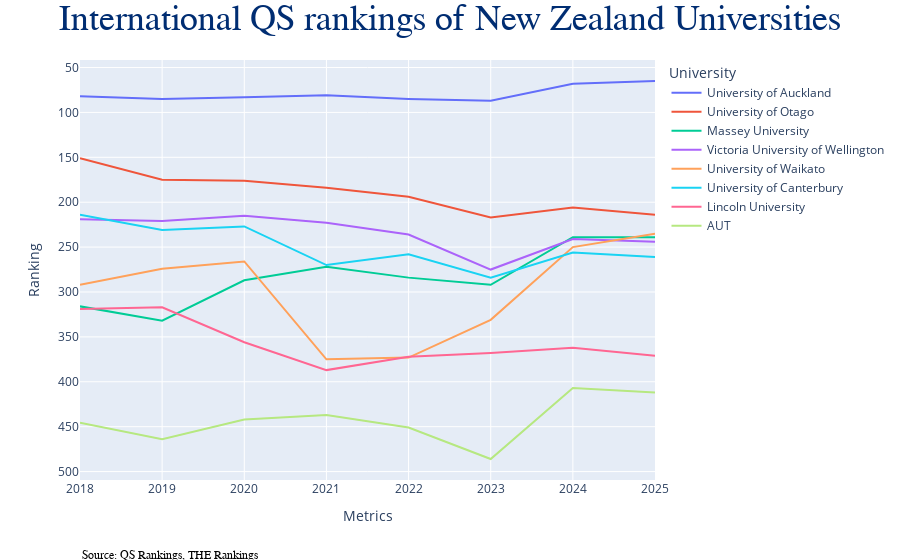

Notebook cell for this chart:
### Markdown cell above
# LINE CHART FOR RANKINGS

### Code cell
df = pd.read_csv('data.csv',
                 header=0,
                 usecols=["University Name", "2018", "2019", "2020", "2021", "2022", "2023", "2024", "2025"])

# Melt the DataFrame to convert from wide to long format
df_long = df.melt(id_vars=['University Name'], var_name='Year', value_name='Ranking')

fig_line = px.line(df_long, x="Year", y="Ranking", color='University Name')

# Update layout for clarity
fig_line.update_layout(
    xaxis_title='Year',
    yaxis_title='QS Ranking',
    yaxis=dict(autorange='reversed'),  # Rankings: lower is better
    legend_title='University'
)

fig_line.update_layout(
    title={
        'text': "International QS rankings of New Zealand Universities",
        'font': {
            'family': "DIN Pro, Arial, sans-serif",
            'size': 36,
            'color': '#002D72'
        },
        'x': 0.5,
        'xanchor': 'center',
        'yanchor': 'auto'
    },
    xaxis_title="Metrics",
    yaxis_title="Ranking",
  
    annotations=[
        dict(
            xref='paper', 
            yref='paper',
            x=0, 
            y=-0.2,
            showarrow=False,
            text="Source: <a href='https://www.topuniversities.com/universities/university-auckland'>QS Rankings</a>, <a href='https://www.timeshighereducation.com/world-university-rankings/university-auckland'>THE Rankings</a>",
            font=dict(
                family="Arial, sans-serif",
                size=12,
                color="black"
            )
        )
    ]
)


fig_line.show()

### Figure 1 — Plotly figure (JSON) as saved in the notebook; plotly's stock layout.template omitted (floating-point values rounded to 4 significant figures)
{"data": [{"hovertemplate": "University Name=University of Auckland<br>Year=%{x}<br>Ranking=%{y}<extra></extra>", "legendgroup": "University of Auckland", "line": {"color": "#636efa", "dash": "solid"}, "marker": {"symbol": "circle"}, "mode": "lines", "name": "University of Auckland", "orientation": "v", "showlegend": true, "type": "scatter", "x": ["2018", "2019", "2020", "2021", "2022", "2023", "2024", "2025"], "xaxis": "x", "y": [82, 85, 83, 81, 85, 87, 68, 65], "yaxis": "y"}, {"hovertemplate": "University Name=University of Otago<br>Year=%{x}<br>Ranking=%{y}<extra></extra>", "legendgroup": "University of Otago", "line": {"color": "#EF553B", "dash": "solid"}, "marker": {"symbol": "circle"}, "mode": "lines", "name": "University of Otago", "orientation": "v", "showlegend": true, "type": "scatter", "x": ["2018", "2019", "2020", "2021", "2022", "2023", "2024", "2025"], "xaxis": "x", "y": [151, 175, 176, 184, 194, 217, 206, 214], "yaxis": "y"}, {"hovertemplate": "University Name=Massey University<br>Year=%{x}<br>Ranking=%{y}<extra></extra>", "legendgroup": "Massey University", "line": {"color": "#00cc96", "dash": "solid"}, "marker": {"symbol": "circle"}, "mode": "lines", "name": "Massey University", "orientation": "v", "showlegend": true, "type": "scatter", "x": ["2018", "2019", "2020", "2021", "2022", "2023", "2024", "2025"], "xaxis": "x", "y": [316, 332, 287, 272, 284, 292, 239, 239], "yaxis": "y"}, {"hovertemplate": "University Name=Victoria University of Wellington<br>Year=%{x}<br>Ranking=%{y}<extra></extra>", "legendgroup": "Victoria University of Wellington", "line": {"color": "#ab63fa", "dash": "solid"}, "marker": {"symbol": "circle"}, "mode": "lines", "name": "Victoria University of Wellington", "orientation": "v", "showlegend": true, "type": "scatter", "x": ["2018", "2019", "2020", "2021", "2022", "2023", "2024", "2025"], "xaxis": "x", "y": [219, 221, 215, 223, 236, 275, 241, 244], "yaxis": "y"}, {"hovertemplate": "University Name=University of Waikato<br>Year=%{x}<br>Ranking=%{y}<extra></extra>", "legendgroup": "University of Waikato", "line": {"color": "#FFA15A", "dash": "solid"}, "marker": {"symbol": "circle"}, "mode": "lines", "name": "University of Waikato", "orientation": "v", "showlegend": true, "type": "scatter", "x": ["2018", "2019", "2020", "2021", "2022", "2023", "2024", "2025"], "xaxis": "x", "y": [292, 274, 266, 375, 373, 331, 250, 235], "yaxis": "y"}, {"hovertemplate": "University Name=University of Canterbury<br>Year=%{x}<br>Ranking=%{y}<extra></extra>", "legendgroup": "University of Canterbury", "line": {"color": "#19d3f3", "dash": "solid"}, "marker": {"symbol": "circle"}, "mode": "lines", "name": "University of Canterbury", "orientation": "v", "showlegend": true, "type": "scatter", "x": ["2018", "2019", "2020", "2021", "2022", "2023", "2024", "2025"], "xaxis": "x", "y": [214, 231, 227, 270, 258, 284, 256, 261], "yaxis": "y"}, {"hovertemplate": "University Name=Lincoln University<br>Year=%{x}<br>Ranking=%{y}<extra></extra>", "legendgroup": "Lincoln University", "line": {"color": "#FF6692", "dash": "solid"}, "marker": {"symbol": "circle"}, "mode": "lines", "name": "Lincoln University", "orientation": "v", "showlegend": true, "type": "scatter", "x": ["2018", "2019", "2020", "2021", "2022", "2023", "2024", "2025"], "xaxis": "x", "y": [319, 317, 356, 387, 372, 368, 362, 371], "yaxis": "y"}, {"hovertemplate": "University Name=AUT<br>Year=%{x}<br>Ranking=%{y}<extra></extra>", "legendgroup": "AUT", "line": {"color": "#B6E880", "dash": "solid"}, "marker": {"symbol": "circle"}, "mode": "lines", "name": "AUT", "orientation": "v", "showlegend": true, "type": "scatter", "x": ["2018", "2019", "2020", "2021", "2022", "2023", "2024", "2025"], "xaxis": "x", "y": [445.5, 464, 442, 437, 451, 486, 407, 412], "yaxis": "y"}], "layout": {"annotations": [{"font": {"color": "black", "family": "Arial, sans-serif", "size": 12}, "showarrow": false, "text": "Source: <a href='https://www.topuniversities.com/universities/university-auckland'>QS Rankings</a>, <a href='https://www.timeshighereducation.com/world-university-rankings/university-auckland'>THE Rankings</a>", "x": 0, "xref": "paper", "y": -0.2, "yref": "paper"}], "autosize": true, "legend": {"title": {"text": "University"}, "tracegroupgap": 0}, "margin": {"t": 60}, "title": {"font": {"color": "#002D72", "family": "DIN Pro, Arial, sans-serif", "size": 36}, "text": "International QS rankings of New Zealand Universities", "x": 0.5, "xanchor": "center", "yanchor": "auto"}, "xaxis": {"anchor": "y", "autorange": true, "domain": [0, 1], "range": [0, 7], "title": {"text": "Metrics"}, "type": "category"}, "yaxis": {"anchor": "x", "autorange": true, "domain": [0, 1], "range": [509.4, 41.61], "title": {"text": "Ranking"}, "type": "linear"}}}
